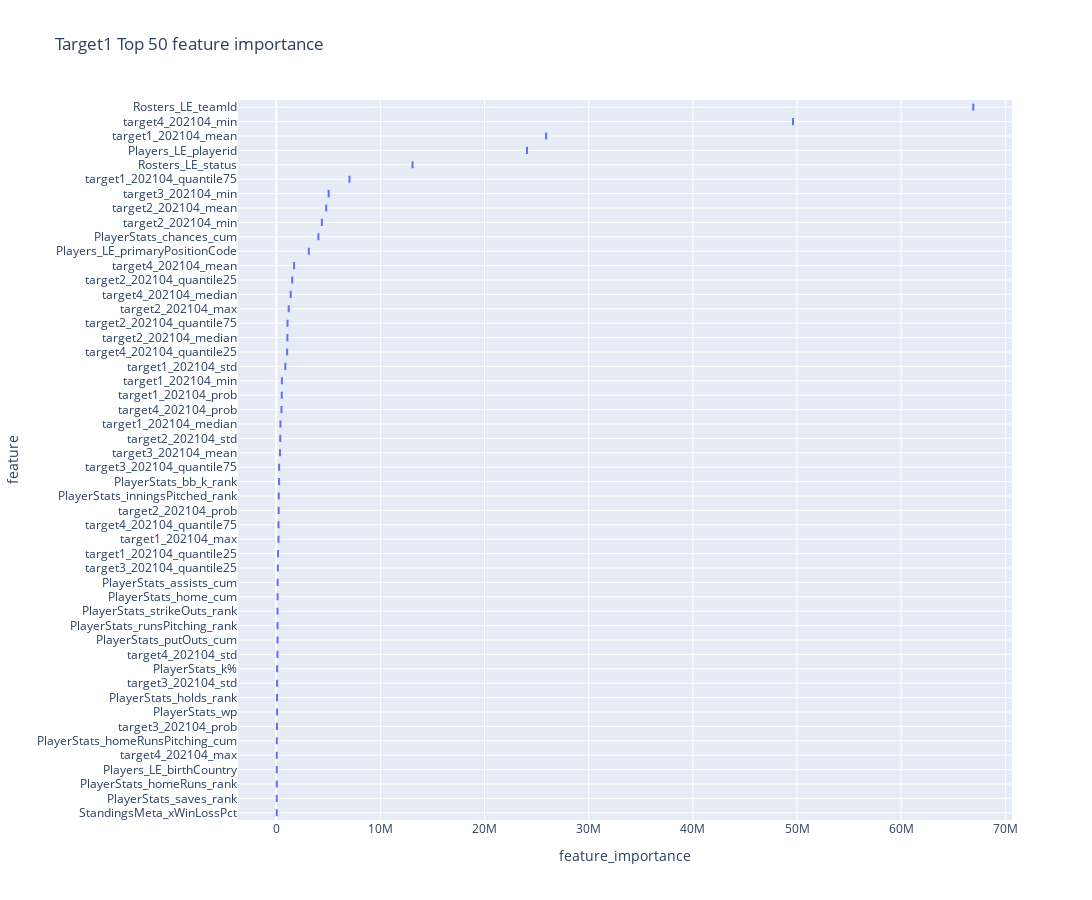
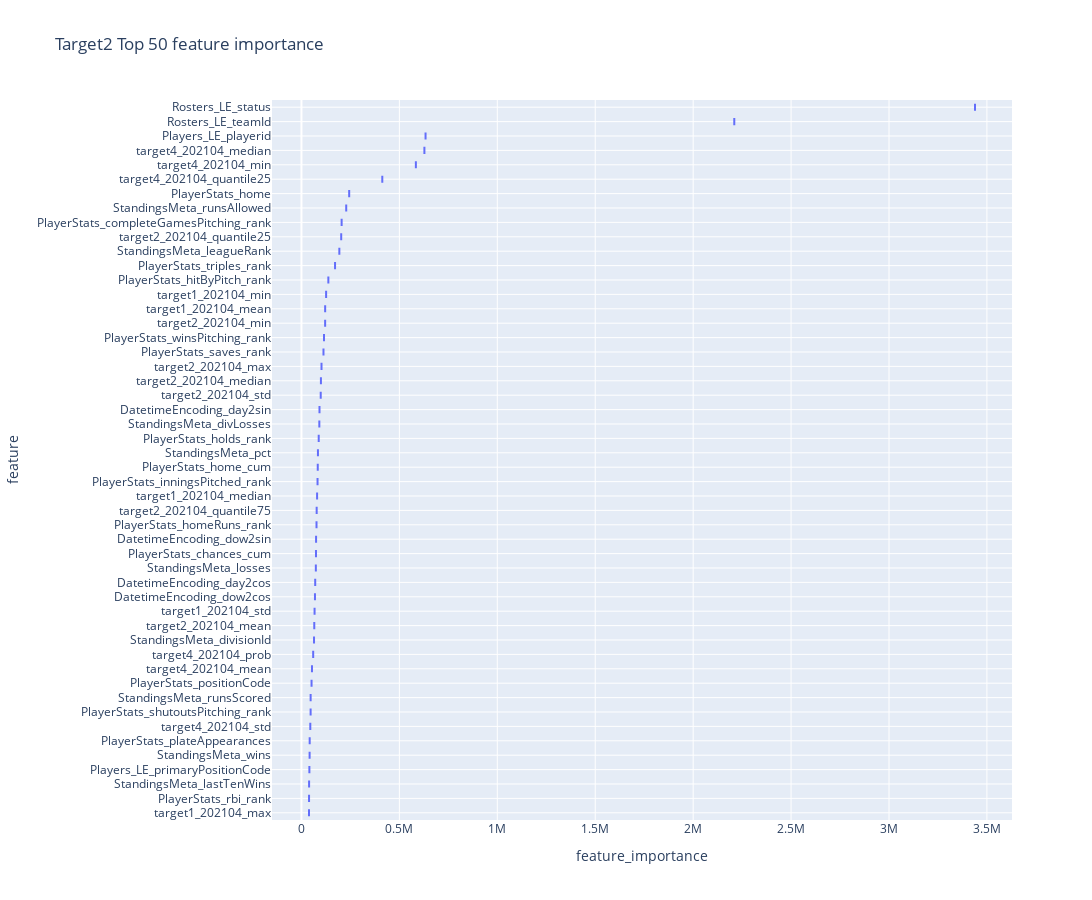
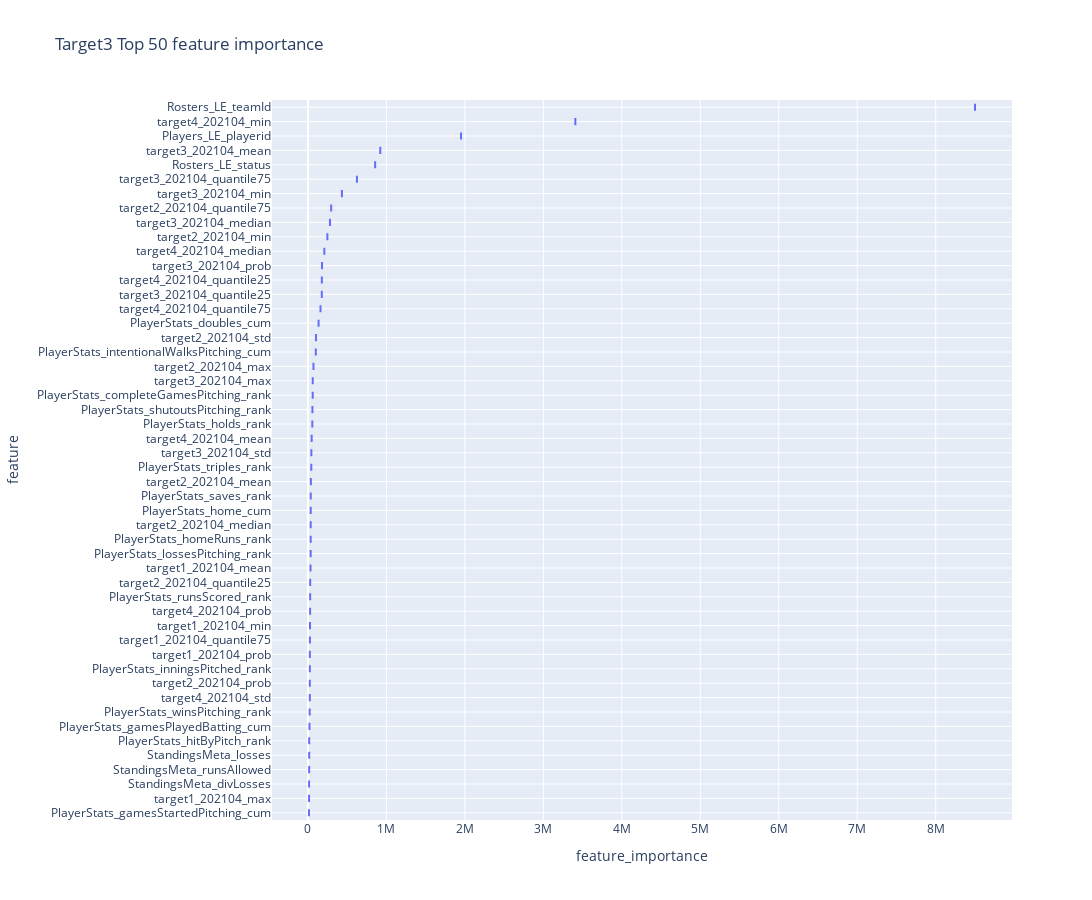
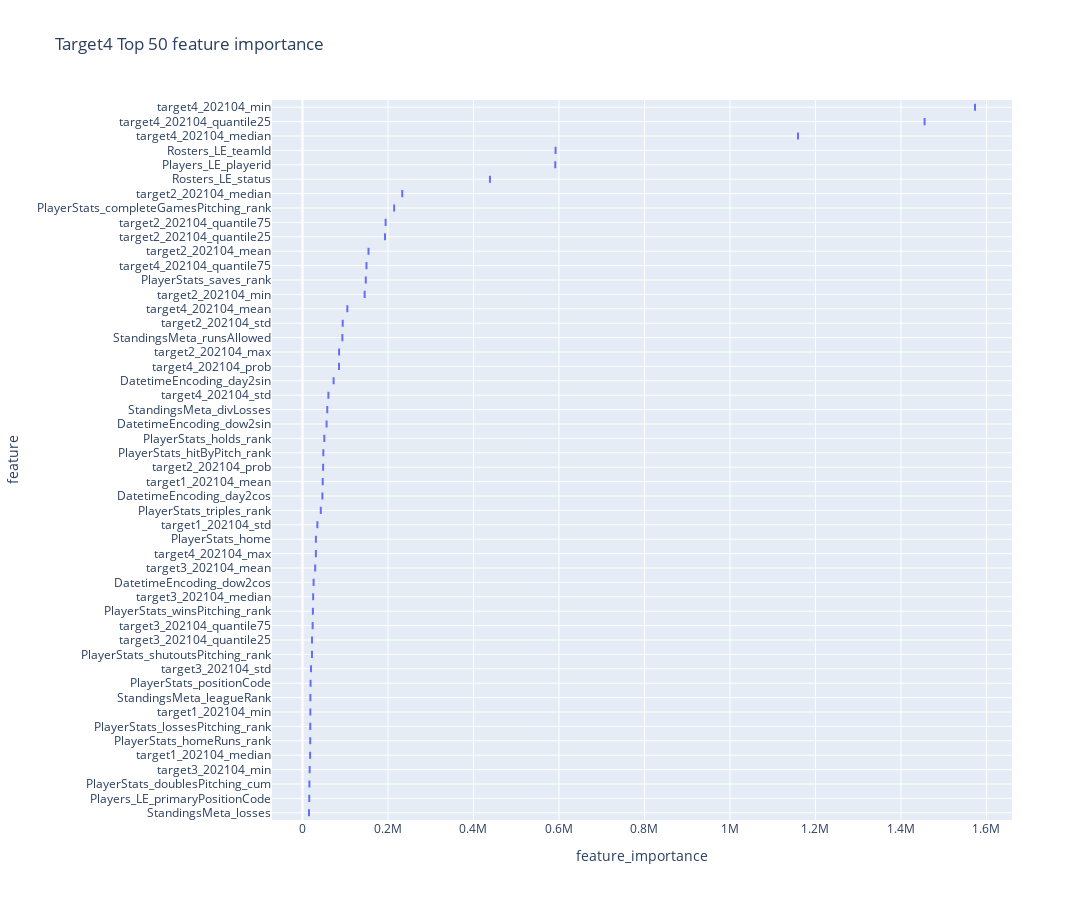

Here is the notebook cell these charts were saved with, in order:
### Code cell
visualize_feature_importance(models, train_feat_df)

### Figure 1 — Plotly figure (JSON) as saved in the notebook; plotly's stock layout.template omitted (floating-point values rounded to 4 significant figures)
{"data": [{"alignmentgroup": "True", "hovertemplate": "feature_importance=%{x}<br>feature=%{y}<extra></extra>", "legendgroup": "", "marker": {"color": "#636efa"}, "name": "", "notched": false, "offsetgroup": "", "orientation": "h", "showlegend": false, "type": "box", "x": [130700.0, 62160.0, 135000.0, 124400.0, 4054000.0, 91280.0, 78750.0, 53510.0, 125000.0, 276000.0, 52750.0, 79520.0, 251800.0, 124600.0, 25910000.0, 874400.0, 217600.0, 546800.0, 407100.0, 168900.0, 7036000.0, 532100.0, 4800000.0, 387300.0, 1201000.0, 4387000.0, 1075000.0, 1536000.0, 1087000.0, 235000.0, 363900.0, 85360.0, 5036000.0, 156600.0, 278300.0, 70100.0, 1715000.0, 116700.0, 56320.0, 49610000.0, 1393000.0, 1052000.0, 219700.0, 506100.0, 66920000.0, 13090000.0, 54270.0, 3128000.0, 24080000.0, 47860.0], "x0": " ", "xaxis": "x", "y": ["PlayerStats_home_cum", "PlayerStats_homeRunsPitching_cum", "PlayerStats_assists_cum", "PlayerStats_putOuts_cum", "PlayerStats_chances_cum", "PlayerStats_k%", "PlayerStats_wp", "PlayerStats_homeRuns_rank", "PlayerStats_strikeOuts_rank", "PlayerStats_bb_k_rank", "PlayerStats_saves_rank", "PlayerStats_holds_rank", "PlayerStats_inningsPitched_rank", "PlayerStats_runsPitching_rank", "target1_202104_mean", "target1_202104_std", "target1_202104_max", "target1_202104_min", "target1_202104_median", "target1_202104_quantile25", "target1_202104_quantile75", "target1_202104_prob", "target2_202104_mean", "target2_202104_std", "target2_202104_max", "target2_202104_min", "target2_202104_median", "target2_202104_quantile25", "target2_202104_quantile75", "target2_202104_prob", "target3_202104_mean", "target3_202104_std", "target3_202104_min", "target3_202104_quantile25", "target3_202104_quantile75", "target3_202104_prob", "target4_202104_mean", "target4_202104_std", "target4_202104_max", "target4_202104_min", "target4_202104_median", "target4_202104_quantile25", "target4_202104_quantile75", "target4_202104_prob", "Rosters_LE_teamId", "Rosters_LE_status", "Players_LE_birthCountry", "Players_LE_primaryPositionCode", "Players_LE_playerid", "StandingsMeta_xWinLossPct"], "y0": " ", "yaxis": "y"}], "layout": {"boxmode": "group", "height": 900, "legend": {"tracegroupgap": 0}, "title": {"text": "Target1 Top 50 feature importance"}, "width": 1250, "xaxis": {"anchor": "y", "domain": [0, 1], "title": {"text": "feature_importance"}}, "yaxis": {"anchor": "x", "categoryarray": ["StandingsMeta_xWinLossPct", "PlayerStats_saves_rank", "PlayerStats_homeRuns_rank", "Players_LE_birthCountry", "target4_202104_max", "PlayerStats_homeRunsPitching_cum", "target3_202104_prob", "PlayerStats_wp", "PlayerStats_holds_rank", "target3_202104_std", "PlayerStats_k%", "target4_202104_std", "PlayerStats_putOuts_cum", "PlayerStats_runsPitching_rank", "PlayerStats_strikeOuts_rank", "PlayerStats_home_cum", "PlayerStats_assists_cum", "target3_202104_quantile25", "target1_202104_quantile25", "target1_202104_max", "target4_202104_quantile75", "target2_202104_prob", "PlayerStats_inningsPitched_rank", "PlayerStats_bb_k_rank", "target3_202104_quantile75", "target3_202104_mean", "target2_202104_std", "target1_202104_median", "target4_202104_prob", "target1_202104_prob", "target1_202104_min", "target1_202104_std", "target4_202104_quantile25", "target2_202104_median", "target2_202104_quantile75", "target2_202104_max", "target4_202104_median", "target2_202104_quantile25", "target4_202104_mean", "Players_LE_primaryPositionCode", "PlayerStats_chances_cum", "target2_202104_min", "target2_202104_mean", "target3_202104_min", "target1_202104_quantile75", "Rosters_LE_status", "Players_LE_playerid", "target1_202104_mean", "target4_202104_min", "Rosters_LE_teamId"], "categoryorder": "array", "domain": [0, 1], "showgrid": true, "title": {"text": "feature"}}}}

### Figure 2 — Plotly figure (JSON) as saved in the notebook; plotly's stock layout.template omitted (floating-point values rounded to 4 significant figures)
{"data": [{"alignmentgroup": "True", "hovertemplate": "feature_importance=%{x}<br>feature=%{y}<extra></extra>", "legendgroup": "", "marker": {"color": "#636efa"}, "name": "", "notched": false, "offsetgroup": "", "orientation": "h", "showlegend": false, "type": "box", "x": [243800.0, 83210.0, 51560.0, 42020.0, 74220.0, 76880.0, 38820.0, 171500.0, 137400.0, 115200.0, 112500.0, 88160.0, 205100.0, 46830.0, 82170.0, 121100.0, 66960.0, 38540.0, 126000.0, 79850.0, 65440.0, 98370.0, 102400.0, 121000.0, 99410.0, 202900.0, 77730.0, 53770.0, 45170.0, 584200.0, 627800.0, 412800.0, 59900.0, 2210000.0, 3439000.0, 40510.0, 633600.0, 64200.0, 193500.0, 41650.0, 73450.0, 84210.0, 228600.0, 46840.0, 39060.0, 91270.0, 70280.0, 92120.0, 69030.0, 74680.0], "x0": " ", "xaxis": "x", "y": ["PlayerStats_home", "PlayerStats_home_cum", "PlayerStats_positionCode", "PlayerStats_plateAppearances", "PlayerStats_chances_cum", "PlayerStats_homeRuns_rank", "PlayerStats_rbi_rank", "PlayerStats_triples_rank", "PlayerStats_hitByPitch_rank", "PlayerStats_winsPitching_rank", "PlayerStats_saves_rank", "PlayerStats_holds_rank", "PlayerStats_completeGamesPitching_rank", "PlayerStats_shutoutsPitching_rank", "PlayerStats_inningsPitched_rank", "target1_202104_mean", "target1_202104_std", "target1_202104_max", "target1_202104_min", "target1_202104_median", "target2_202104_mean", "target2_202104_std", "target2_202104_max", "target2_202104_min", "target2_202104_median", "target2_202104_quantile25", "target2_202104_quantile75", "target4_202104_mean", "target4_202104_std", "target4_202104_min", "target4_202104_median", "target4_202104_quantile25", "target4_202104_prob", "Rosters_LE_teamId", "Rosters_LE_status", "Players_LE_primaryPositionCode", "Players_LE_playerid", "StandingsMeta_divisionId", "StandingsMeta_leagueRank", "StandingsMeta_wins", "StandingsMeta_losses", "StandingsMeta_pct", "StandingsMeta_runsAllowed", "StandingsMeta_runsScored", "StandingsMeta_lastTenWins", "StandingsMeta_divLosses", "DatetimeEncoding_day2cos", "DatetimeEncoding_day2sin", "DatetimeEncoding_dow2cos", "DatetimeEncoding_dow2sin"], "y0": " ", "yaxis": "y"}], "layout": {"boxmode": "group", "height": 900, "legend": {"tracegroupgap": 0}, "title": {"text": "Target2 Top 50 feature importance"}, "width": 1250, "xaxis": {"anchor": "y", "domain": [0, 1], "title": {"text": "feature_importance"}}, "yaxis": {"anchor": "x", "categoryarray": ["target1_202104_max", "PlayerStats_rbi_rank", "StandingsMeta_lastTenWins", "Players_LE_primaryPositionCode", "StandingsMeta_wins", "PlayerStats_plateAppearances", "target4_202104_std", "PlayerStats_shutoutsPitching_rank", "StandingsMeta_runsScored", "PlayerStats_positionCode", "target4_202104_mean", "target4_202104_prob", "StandingsMeta_divisionId", "target2_202104_mean", "target1_202104_std", "DatetimeEncoding_dow2cos", "DatetimeEncoding_day2cos", "StandingsMeta_losses", "PlayerStats_chances_cum", "DatetimeEncoding_dow2sin", "PlayerStats_homeRuns_rank", "target2_202104_quantile75", "target1_202104_median", "PlayerStats_inningsPitched_rank", "PlayerStats_home_cum", "StandingsMeta_pct", "PlayerStats_holds_rank", "StandingsMeta_divLosses", "DatetimeEncoding_day2sin", "target2_202104_std", "target2_202104_median", "target2_202104_max", "PlayerStats_saves_rank", "PlayerStats_winsPitching_rank", "target2_202104_min", "target1_202104_mean", "target1_202104_min", "PlayerStats_hitByPitch_rank", "PlayerStats_triples_rank", "StandingsMeta_leagueRank", "target2_202104_quantile25", "PlayerStats_completeGamesPitching_rank", "StandingsMeta_runsAllowed", "PlayerStats_home", "target4_202104_quantile25", "target4_202104_min", "target4_202104_median", "Players_LE_playerid", "Rosters_LE_teamId", "Rosters_LE_status"], "categoryorder": "array", "domain": [0, 1], "showgrid": true, "title": {"text": "feature"}}}}

### Figure 3 — Plotly figure (JSON) as saved in the notebook; plotly's stock layout.template omitted (floating-point values rounded to 4 significant figures)
{"data": [{"alignmentgroup": "True", "hovertemplate": "feature_importance=%{x}<br>feature=%{y}<extra></extra>", "legendgroup": "", "marker": {"color": "#636efa"}, "name": "", "notched": false, "offsetgroup": "", "orientation": "h", "showlegend": false, "type": "box", "x": [35300.0, 19230.0, 135600.0, 13470.0, 100100.0, 34830.0, 42740.0, 28550.0, 16280.0, 21990.0, 34740.0, 35610.0, 55620.0, 60810.0, 57200.0, 24180.0, 32840.0, 14220.0, 26380.0, 25390.0, 24200.0, 37130.0, 103100.0, 70400.0, 247400.0, 35260.0, 28570.0, 296200.0, 23870.0, 921600.0, 43280.0, 61190.0, 433100.0, 280700.0, 176700.0, 624700.0, 179200.0, 47540.0, 23790.0, 3407000.0, 208800.0, 177400.0, 160100.0, 27560.0, 8501000.0, 856500.0, 1951000.0, 16060.0, 15350.0, 14310.0], "x0": " ", "xaxis": "x", "y": ["PlayerStats_home_cum", "PlayerStats_gamesPlayedBatting_cum", "PlayerStats_doubles_cum", "PlayerStats_gamesStartedPitching_cum", "PlayerStats_intentionalWalksPitching_cum", "PlayerStats_homeRuns_rank", "PlayerStats_triples_rank", "PlayerStats_runsScored_rank", "PlayerStats_hitByPitch_rank", "PlayerStats_winsPitching_rank", "PlayerStats_lossesPitching_rank", "PlayerStats_saves_rank", "PlayerStats_holds_rank", "PlayerStats_completeGamesPitching_rank", "PlayerStats_shutoutsPitching_rank", "PlayerStats_inningsPitched_rank", "target1_202104_mean", "target1_202104_max", "target1_202104_min", "target1_202104_quantile75", "target1_202104_prob", "target2_202104_mean", "target2_202104_std", "target2_202104_max", "target2_202104_min", "target2_202104_median", "target2_202104_quantile25", "target2_202104_quantile75", "target2_202104_prob", "target3_202104_mean", "target3_202104_std", "target3_202104_max", "target3_202104_min", "target3_202104_median", "target3_202104_quantile25", "target3_202104_quantile75", "target3_202104_prob", "target4_202104_mean", "target4_202104_std", "target4_202104_min", "target4_202104_median", "target4_202104_quantile25", "target4_202104_quantile75", "target4_202104_prob", "Rosters_LE_teamId", "Rosters_LE_status", "Players_LE_playerid", "StandingsMeta_losses", "StandingsMeta_runsAllowed", "StandingsMeta_divLosses"], "y0": " ", "yaxis": "y"}], "layout": {"boxmode": "group", "height": 900, "legend": {"tracegroupgap": 0}, "title": {"text": "Target3 Top 50 feature importance"}, "width": 1250, "xaxis": {"anchor": "y", "domain": [0, 1], "title": {"text": "feature_importance"}}, "yaxis": {"anchor": "x", "categoryarray": ["PlayerStats_gamesStartedPitching_cum", "target1_202104_max", "StandingsMeta_divLosses", "StandingsMeta_runsAllowed", "StandingsMeta_losses", "PlayerStats_hitByPitch_rank", "PlayerStats_gamesPlayedBatting_cum", "PlayerStats_winsPitching_rank", "target4_202104_std", "target2_202104_prob", "PlayerStats_inningsPitched_rank", "target1_202104_prob", "target1_202104_quantile75", "target1_202104_min", "target4_202104_prob", "PlayerStats_runsScored_rank", "target2_202104_quantile25", "target1_202104_mean", "PlayerStats_lossesPitching_rank", "PlayerStats_homeRuns_rank", "target2_202104_median", "PlayerStats_home_cum", "PlayerStats_saves_rank", "target2_202104_mean", "PlayerStats_triples_rank", "target3_202104_std", "target4_202104_mean", "PlayerStats_holds_rank", "PlayerStats_shutoutsPitching_rank", "PlayerStats_completeGamesPitching_rank", "target3_202104_max", "target2_202104_max", "PlayerStats_intentionalWalksPitching_cum", "target2_202104_std", "PlayerStats_doubles_cum", "target4_202104_quantile75", "target3_202104_quantile25", "target4_202104_quantile25", "target3_202104_prob", "target4_202104_median", "target2_202104_min", "target3_202104_median", "target2_202104_quantile75", "target3_202104_min", "target3_202104_quantile75", "Rosters_LE_status", "target3_202104_mean", "Players_LE_playerid", "target4_202104_min", "Rosters_LE_teamId"], "categoryorder": "array", "domain": [0, 1], "showgrid": true, "title": {"text": "feature"}}}}

### Figure 4 — Plotly figure (JSON) as saved in the notebook; plotly's stock layout.template omitted (floating-point values rounded to 4 significant figures)
{"data": [{"alignmentgroup": "True", "hovertemplate": "feature_importance=%{x}<br>feature=%{y}<extra></extra>", "legendgroup": "", "marker": {"color": "#636efa"}, "name": "", "notched": false, "offsetgroup": "", "orientation": "h", "showlegend": false, "type": "box", "x": [31370.0, 18900.0, 16100.0, 18070.0, 42790.0, 48710.0, 24320.0, 18170.0, 148100.0, 51000.0, 214400.0, 22200.0, 47320.0, 34820.0, 18320.0, 17850.0, 154400.0, 94060.0, 85550.0, 145400.0, 233400.0, 192900.0, 194500.0, 48250.0, 29730.0, 19960.0, 16750.0, 24930.0, 22260.0, 23730.0, 104900.0, 60590.0, 31340.0, 1573000.0, 1159000.0, 1455000.0, 149700.0, 85430.0, 592000.0, 438500.0, 15850.0, 591300.0, 18410.0, 15220.0, 93250.0, 57960.0, 46510.0, 72730.0, 25980.0, 56340.0], "x0": " ", "xaxis": "x", "y": ["PlayerStats_home", "PlayerStats_positionCode", "PlayerStats_doublesPitching_cum", "PlayerStats_homeRuns_rank", "PlayerStats_triples_rank", "PlayerStats_hitByPitch_rank", "PlayerStats_winsPitching_rank", "PlayerStats_lossesPitching_rank", "PlayerStats_saves_rank", "PlayerStats_holds_rank", "PlayerStats_completeGamesPitching_rank", "PlayerStats_shutoutsPitching_rank", "target1_202104_mean", "target1_202104_std", "target1_202104_min", "target1_202104_median", "target2_202104_mean", "target2_202104_std", "target2_202104_max", "target2_202104_min", "target2_202104_median", "target2_202104_quantile25", "target2_202104_quantile75", "target2_202104_prob", "target3_202104_mean", "target3_202104_std", "target3_202104_min", "target3_202104_median", "target3_202104_quantile25", "target3_202104_quantile75", "target4_202104_mean", "target4_202104_std", "target4_202104_max", "target4_202104_min", "target4_202104_median", "target4_202104_quantile25", "target4_202104_quantile75", "target4_202104_prob", "Rosters_LE_teamId", "Rosters_LE_status", "Players_LE_primaryPositionCode", "Players_LE_playerid", "StandingsMeta_leagueRank", "StandingsMeta_losses", "StandingsMeta_runsAllowed", "StandingsMeta_divLosses", "DatetimeEncoding_day2cos", "DatetimeEncoding_day2sin", "DatetimeEncoding_dow2cos", "DatetimeEncoding_dow2sin"], "y0": " ", "yaxis": "y"}], "layout": {"boxmode": "group", "height": 900, "legend": {"tracegroupgap": 0}, "title": {"text": "Target4 Top 50 feature importance"}, "width": 1250, "xaxis": {"anchor": "y", "domain": [0, 1], "title": {"text": "feature_importance"}}, "yaxis": {"anchor": "x", "categoryarray": ["StandingsMeta_losses", "Players_LE_primaryPositionCode", "PlayerStats_doublesPitching_cum", "target3_202104_min", "target1_202104_median", "PlayerStats_homeRuns_rank", "PlayerStats_lossesPitching_rank", "target1_202104_min", "StandingsMeta_leagueRank", "PlayerStats_positionCode", "target3_202104_std", "PlayerStats_shutoutsPitching_rank", "target3_202104_quantile25", "target3_202104_quantile75", "PlayerStats_winsPitching_rank", "target3_202104_median", "DatetimeEncoding_dow2cos", "target3_202104_mean", "target4_202104_max", "PlayerStats_home", "target1_202104_std", "PlayerStats_triples_rank", "DatetimeEncoding_day2cos", "target1_202104_mean", "target2_202104_prob", "PlayerStats_hitByPitch_rank", "PlayerStats_holds_rank", "DatetimeEncoding_dow2sin", "StandingsMeta_divLosses", "target4_202104_std", "DatetimeEncoding_day2sin", "target4_202104_prob", "target2_202104_max", "StandingsMeta_runsAllowed", "target2_202104_std", "target4_202104_mean", "target2_202104_min", "PlayerStats_saves_rank", "target4_202104_quantile75", "target2_202104_mean", "target2_202104_quantile25", "target2_202104_quantile75", "PlayerStats_completeGamesPitching_rank", "target2_202104_median", "Rosters_LE_status", "Players_LE_playerid", "Rosters_LE_teamId", "target4_202104_median", "target4_202104_quantile25", "target4_202104_min"], "categoryorder": "array", "domain": [0, 1], "showgrid": true, "title": {"text": "feature"}}}}
